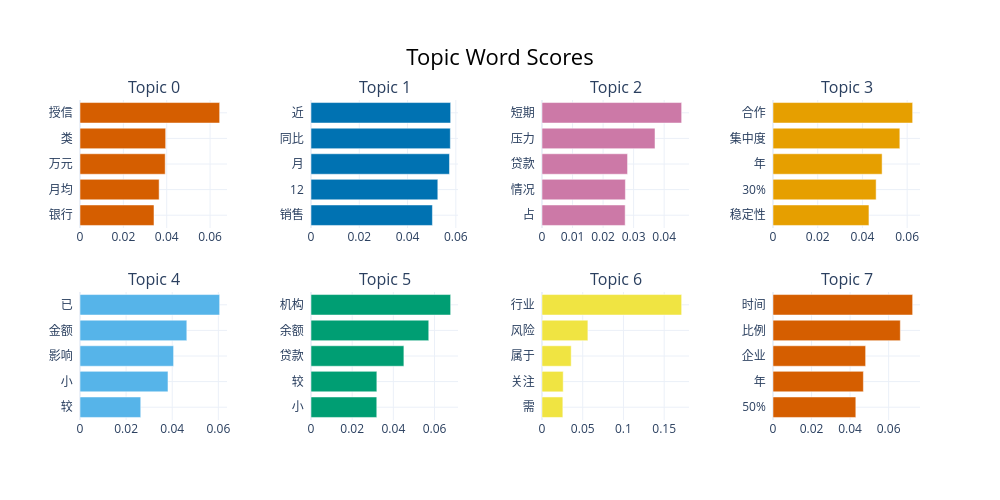

Source (notebook cell):
### Code cell
topic_model.visualize_barchart()
# 主要用于展示每个聚类主题的“关键词条形图”，理解聚出来的每个主题都在说什么、由哪些高频词汇组成。

### Figure 1 — Plotly figure (JSON) as saved in the notebook; plotly's stock layout.template omitted (floating-point values rounded to 4 significant figures)
{"data": [{"marker": {"color": "#D55E00"}, "orientation": "h", "x": [0.03413, 0.0365, 0.0393, 0.03952, 0.06442], "y": ["银行  ", "月均  ", "万元  ", "类  ", "授信  "], "type": "bar", "xaxis": "x", "yaxis": "y"}, {"marker": {"color": "#0072B2"}, "orientation": "h", "x": [0.0503, 0.05254, 0.05737, 0.05773, 0.05786], "y": ["销售  ", "12  ", "月  ", "同比  ", "近  "], "type": "bar", "xaxis": "x2", "yaxis": "y2"}, {"marker": {"color": "#CC79A7"}, "orientation": "h", "x": [0.02723, 0.0273, 0.02801, 0.037, 0.04572], "y": ["占  ", "情况  ", "贷款  ", "压力  ", "短期  "], "type": "bar", "xaxis": "x3", "yaxis": "y3"}, {"marker": {"color": "#E69F00"}, "orientation": "h", "x": [0.04292, 0.04613, 0.04881, 0.05673, 0.06246], "y": ["稳定性  ", "30%  ", "年  ", "集中度  ", "合作  "], "type": "bar", "xaxis": "x4", "yaxis": "y4"}, {"marker": {"color": "#56B4E9"}, "orientation": "h", "x": [0.02634, 0.03815, 0.04059, 0.04633, 0.06056], "y": ["较  ", "小  ", "影响  ", "金额  ", "已  "], "type": "bar", "xaxis": "x5", "yaxis": "y5"}, {"marker": {"color": "#009E73"}, "orientation": "h", "x": [0.03195, 0.03199, 0.04512, 0.05719, 0.06783], "y": ["小  ", "较  ", "贷款  ", "余额  ", "机构  "], "type": "bar", "xaxis": "x6", "yaxis": "y6"}, {"marker": {"color": "#F0E442"}, "orientation": "h", "x": [0.02559, 0.02604, 0.03585, 0.05634, 0.1715], "y": ["需  ", "关注  ", "属于  ", "风险  ", "行业  "], "type": "bar", "xaxis": "x7", "yaxis": "y7"}, {"marker": {"color": "#D55E00"}, "orientation": "h", "x": [0.04297, 0.0469, 0.04806, 0.06606, 0.07246], "y": ["50%  ", "年  ", "企业  ", "比例  ", "时间  "], "type": "bar", "xaxis": "x8", "yaxis": "y8"}], "layout": {"xaxis": {"anchor": "y", "domain": [0, 0.175], "showgrid": true}, "yaxis": {"anchor": "x", "domain": [0.6, 1], "showgrid": true}, "xaxis2": {"anchor": "y2", "domain": [0.275, 0.45], "showgrid": true}, "yaxis2": {"anchor": "x2", "domain": [0.6, 1], "showgrid": true}, "xaxis3": {"anchor": "y3", "domain": [0.55, 0.725], "showgrid": true}, "yaxis3": {"anchor": "x3", "domain": [0.6, 1], "showgrid": true}, "xaxis4": {"anchor": "y4", "domain": [0.825, 1], "showgrid": true}, "yaxis4": {"anchor": "x4", "domain": [0.6, 1], "showgrid": true}, "xaxis5": {"anchor": "y5", "domain": [0, 0.175], "showgrid": true}, "yaxis5": {"anchor": "x5", "domain": [0, 0.4], "showgrid": true}, "xaxis6": {"anchor": "y6", "domain": [0.275, 0.45], "showgrid": true}, "yaxis6": {"anchor": "x6", "domain": [0, 0.4], "showgrid": true}, "xaxis7": {"anchor": "y7", "domain": [0.55, 0.725], "showgrid": true}, "yaxis7": {"anchor": "x7", "domain": [0, 0.4], "showgrid": true}, "xaxis8": {"anchor": "y8", "domain": [0.825, 1], "showgrid": true}, "yaxis8": {"anchor": "x8", "domain": [0, 0.4], "showgrid": true}, "annotations": [{"font": {"size": 16}, "showarrow": false, "text": "Topic 0", "x": 0.0875, "xanchor": "center", "xref": "paper", "y": 1, "yanchor": "bottom", "yref": "paper"}, {"font": {"size": 16}, "showarrow": false, "text": "Topic 1", "x": 0.3625, "xanchor": "center", "xref": "paper", "y": 1, "yanchor": "bottom", "yref": "paper"}, {"font": {"size": 16}, "showarrow": false, "text": "Topic 2", "x": 0.6375, "xanchor": "center", "xref": "paper", "y": 1, "yanchor": "bottom", "yref": "paper"}, {"font": {"size": 16}, "showarrow": false, "text": "Topic 3", "x": 0.9125, "xanchor": "center", "xref": "paper", "y": 1, "yanchor": "bottom", "yref": "paper"}, {"font": {"size": 16}, "showarrow": false, "text": "Topic 4", "x": 0.0875, "xanchor": "center", "xref": "paper", "y": 0.4, "yanchor": "bottom", "yref": "paper"}, {"font": {"size": 16}, "showarrow": false, "text": "Topic 5", "x": 0.3625, "xanchor": "center", "xref": "paper", "y": 0.4, "yanchor": "bottom", "yref": "paper"}, {"font": {"size": 16}, "showarrow": false, "text": "Topic 6", "x": 0.6375, "xanchor": "center", "xref": "paper", "y": 0.4, "yanchor": "bottom", "yref": "paper"}, {"font": {"size": 16}, "showarrow": false, "text": "Topic 7", "x": 0.9125, "xanchor": "center", "xref": "paper", "y": 0.4, "yanchor": "bottom", "yref": "paper"}], "title": {"font": {"size": 22, "color": "Black"}, "text": "Topic Word Scores", "x": 0.5, "xanchor": "center", "yanchor": "top"}, "hoverlabel": {"font": {"size": 16, "family": "Rockwell"}, "bgcolor": "white"}, "showlegend": false, "width": 1000, "height": 500}}
